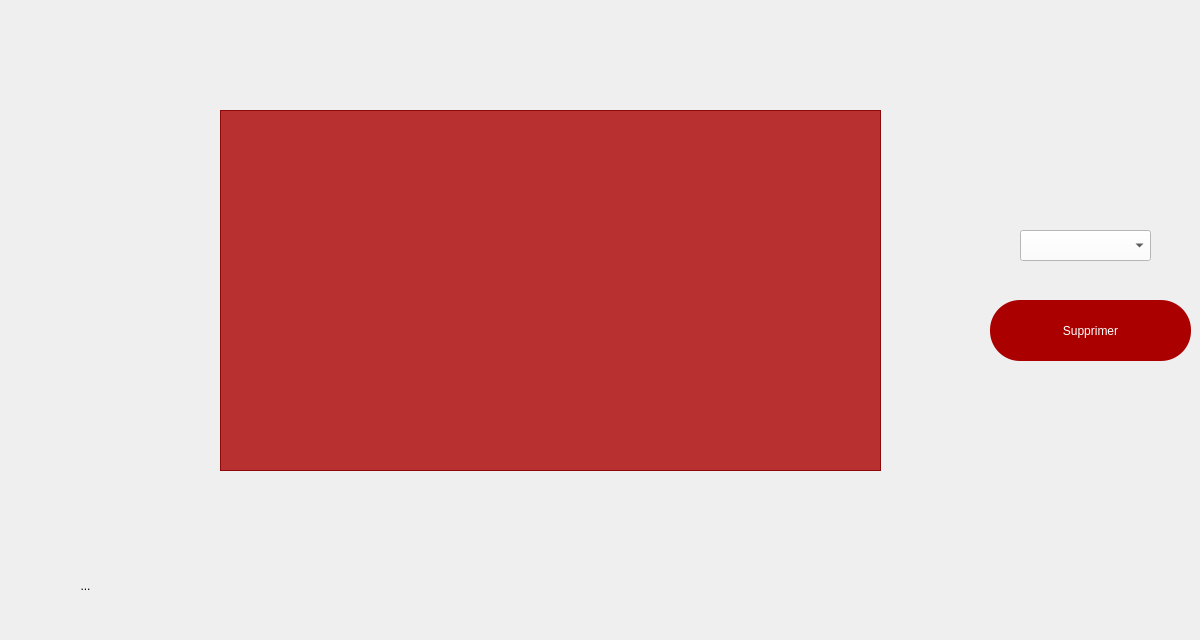
    <widget class="QWidget" name="suppf">
     <widget class="QToolButton" name="toolButton_8">
      <property name="geometry">
       <rect>
        <x>40</x>
        <y>540</y>
        <width>91</width>
        <height>91</height>
       </rect>
      </property>
      <property name="text">
       <string>...</string>
      </property>
      <property name="icon">
       <iconset resource="rs.qrc">
        <normaloff>:/img/rs/retour.png</normaloff>:/img/rs/retour.png</iconset>
      </property>
      <property name="iconSize">
       <size>
        <width>65</width>
        <height>65</height>
       </size>
      </property>
      <property name="autoRaise">
       <bool>true</bool>
      </property>
     </widget>
     <widget class="QTableView" name="tableView_3">
      <property name="geometry">
       <rect>
        <x>220</x>
        <y>110</y>
        <width>661</width>
        <height>361</height>
       </rect>
      </property>
      <property name="styleSheet">
       <string notr="true">background-color: rgb(170, 0, 0,80%);
font: 16pt &quot;MS Shell Dlg 2&quot;;
</string>
      </property>
     </widget>
     <widget class="QPushButton" name="pushButton_6">
      <property name="geometry">
       <rect>
        <x>990</x>
        <y>300</y>
        <width>201</width>
        <height>61</height>
       </rect>
      </property>
      <property name="styleSheet">
       <string notr="true">font: 16pt &quot;MS Shell Dlg 2&quot;;
color: rgb(255, 255, 255);
background-color: rgb(170, 0, 0);
border-radius: 30px;</string>
      </property>
      <property name="text">
       <string>Supprimer</string>
      </property>
      <property name="icon">
       <iconset resource="rs.qrc">
        <normaloff>:/img/rs/delete.png</normaloff>:/img/rs/delete.png</iconset>
      </property>
      <property name="iconSize">
       <size>
        <width>50</width>
        <height>50</height>
       </size>
      </property>
     </widget>
     <widget class="QComboBox" name="comboBox_3">
      <property name="geometry">
       <rect>
        <x>1020</x>
        <y>230</y>
        <width>131</width>
        <height>31</height>
       </rect>
      </property>
      <property name="styleSheet">
       <string notr="true">background-color: rgb(255, 255, 255);</string>
      </property>
     </widget>
    </widget>
